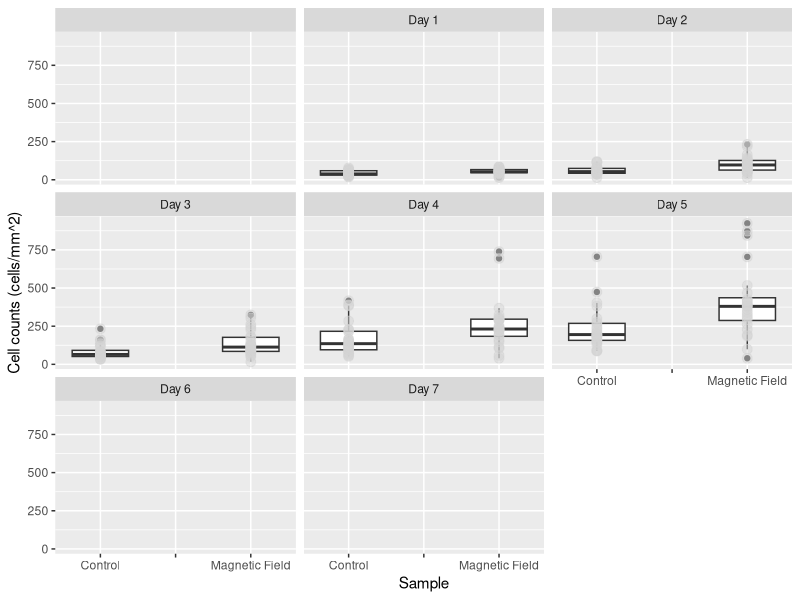
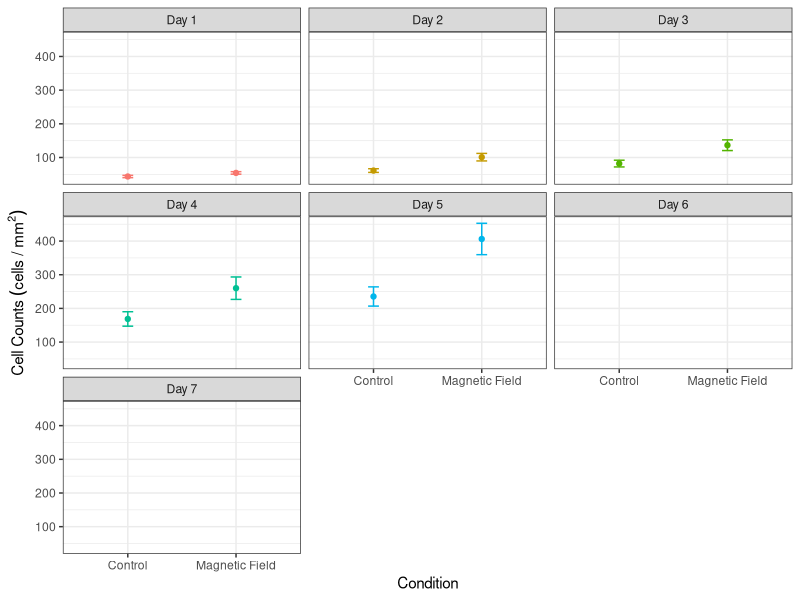
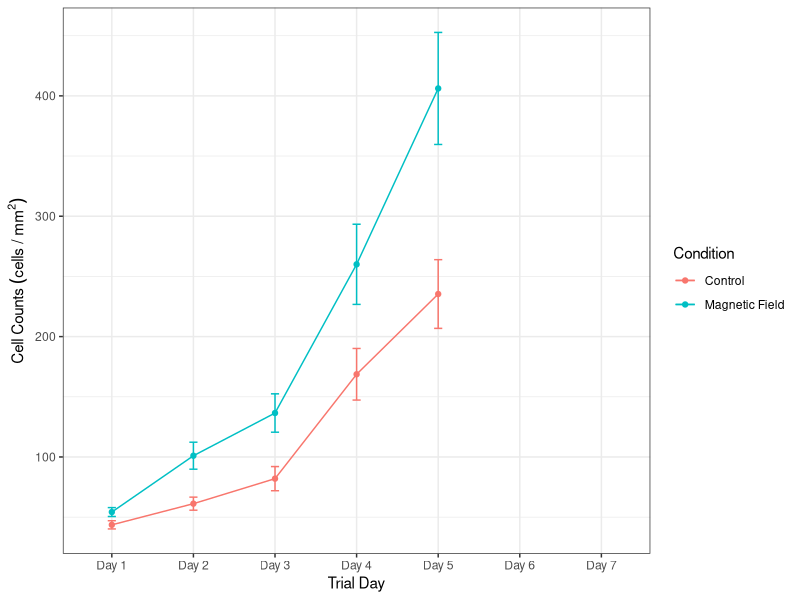
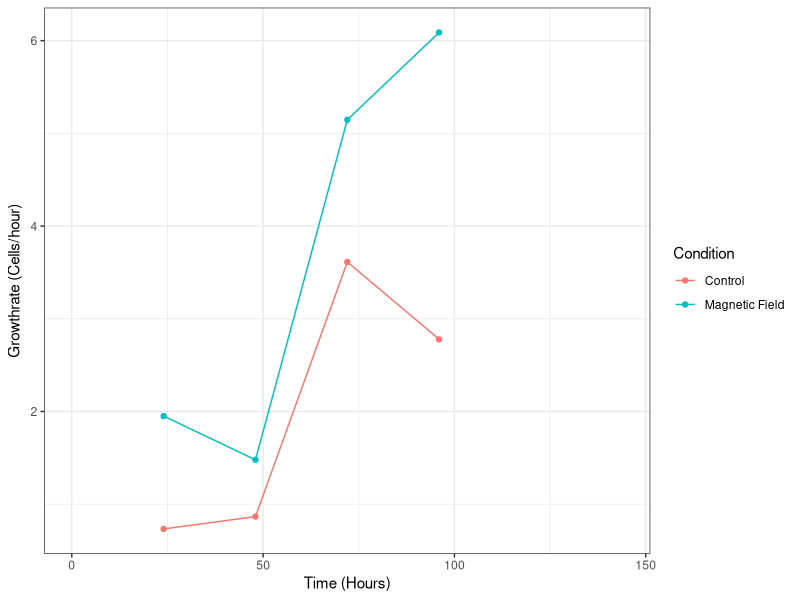
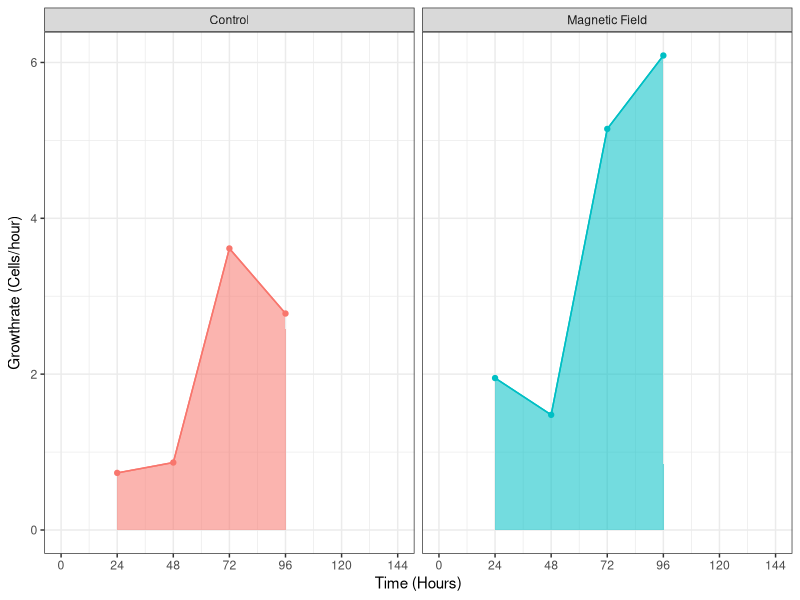

Reproduce these figures in R, in order.
## ---- chunk 1
# clear the environment
rm(list = ls())

# import the libraries that we will use
library(ggplot2)
library(dplyr)
library(here)
library(ggfortify)

## ---- chunk 2
# import the data set that we will be analysing, the stringsAsFactors = True argument converts categorical data to factors so we can analyse the levels
counts <- read.csv(here("Data", "CMF4_HT22Cells_3-3_3-10.csv"),stringsAsFactors = TRUE)

# take a look at the structure of the data
glimpse(counts)

# recode the counts to be before and after exposure
counts$Condition <- recode(counts$Condition, "B-Field" = 'Magnetic Field')

# relevel the data to put the control first
counts<- mutate(counts, Condition = relevel(Condition, ref = "Control"),
                        )



## ---- chunk 3
# make a box plot of the data
ggplot(counts, aes(x = Condition, y = Cell_Count)) +
geom_boxplot()+
  geom_point(size = 3, colour = 'lightgrey', alpha = 0.5)+
  facet_wrap(~Trial_Day)+
  xlab("Sample") +
  ylab("Cell counts (cells/mm^2)")
## ---- chunk 4
# find the means of the cell counts and put them in a new table
mean_counts <- counts %>% 
  filter(!is.na(Date), !is.na(Trial_Day), Condition == "Control" | Condition == "Magnetic Field") %>%
    group_by(Condition,Trial_Day) %>% summarise(
      meancounts = mean(Cell_Count),
      secounts = sd(Cell_Count)/sqrt(sum(!is.na(Cell_Count)))
  
       )
## ---- chunk 5
# create scatterplot with error bars
ggplot(mean_counts, aes(Condition, meancounts, color = Trial_Day))+
     geom_point()+
     geom_line()+
     geom_errorbar(aes(ymin = meancounts - secounts,
                       ymax = meancounts + secounts), width = 0.1)+
    theme_bw()+
    facet_wrap(~Trial_Day)+
    theme(legend.position="none")+
    xlab("Condition")+
    ylab(expression(Cell~Counts~(cells~"/"~mm^2)))
         
## ---- chunk 6
library(scales)
# create scatter plot with error bars
ggplot(mean_counts, aes(Trial_Day, meancounts, color = Condition, group = Condition))+
     geom_point()+
     geom_line()+
     scale_color_manual(values=c('#F8766D','#00BFC4', "dodgerblue"))+
     geom_errorbar(aes(ymin = meancounts - secounts,
                       ymax = meancounts + secounts), width = 0.1)+
    theme_bw()+
    #theme(legend.position="none")+
    xlab("Trial Day")+
    ylab(expression(Cell~Counts~(cells~"/"~mm^2)))
## ---- chunk 7
# calculate the growth rates using a for loop and store the results of the data in   a new dataframe

#define the starting value of x (where we want the loop to start iterating through   our previous data set)
  x <- 1

# make an empty data frame
d <- data.frame()

# Write for loop to go through and create a new data set with the growth rates
  for(i in mean_counts$meancounts) {
    y = mean_counts$meancounts[x + 1]
    
    z = (y-mean_counts$meancounts[x])/24
    
    print(z)
    
    x = x+1
    
    d = rbind(d, z)
  }

## ---- chunk 8
# add in the hours and slope variables to look at how the growth rate changes over time
mean_counts["Hours"] <-c(0,24,48,72,96, 120, 144, 0,24,48,72,96, 120, 144)
mean_counts["Slope"] <- c(NA,0.733, 0.866, 3.613, 2.778, NA, NA, NA,1.95, 1.478, 5.147, 6.089, NA, NA)

## ---- chunk 9
# create scatter plot that shows the slopes of each of the conditions
ggplot(mean_counts, aes(Hours, Slope, color = Condition, group = Condition))+
     geom_point()+
     geom_line()+
     scale_color_manual(values=c('#F8766D','#00BFC4'))+
     #geom_errorbar(aes(ymin = standardcounts - secounts,
                       #ymax = standardcounts + secounts), width = 0.1)+
    theme_bw()+
    #theme(legend.position="none")+
    xlab("Time (Hours)")+
    ylab(expression("Growthrate (Cells/hour)"))
## ---- chunk 10
# create scatter plot that shows the slopes of each of the conditions
ggplot(mean_counts, aes(Hours, Slope, color = Condition, group = Condition))+
     geom_point()+
     geom_line()+
     scale_color_manual(values=c('#F8766D','#00BFC4'))+
     #geom_errorbar(aes(ymin = standardcounts - secounts,
                       #ymax = standardcounts + secounts), width = 0.1)+
    geom_area(aes(fill = Condition, alpha = 0.2))+
    
    theme_bw()+
    scale_x_continuous(breaks=seq(0,144,by=24))+
    theme(legend.position="none")+
    xlab("Time (Hours)")+
    ylab(expression("Growthrate (Cells/hour)")) +
  facet_wrap(~Condition)
